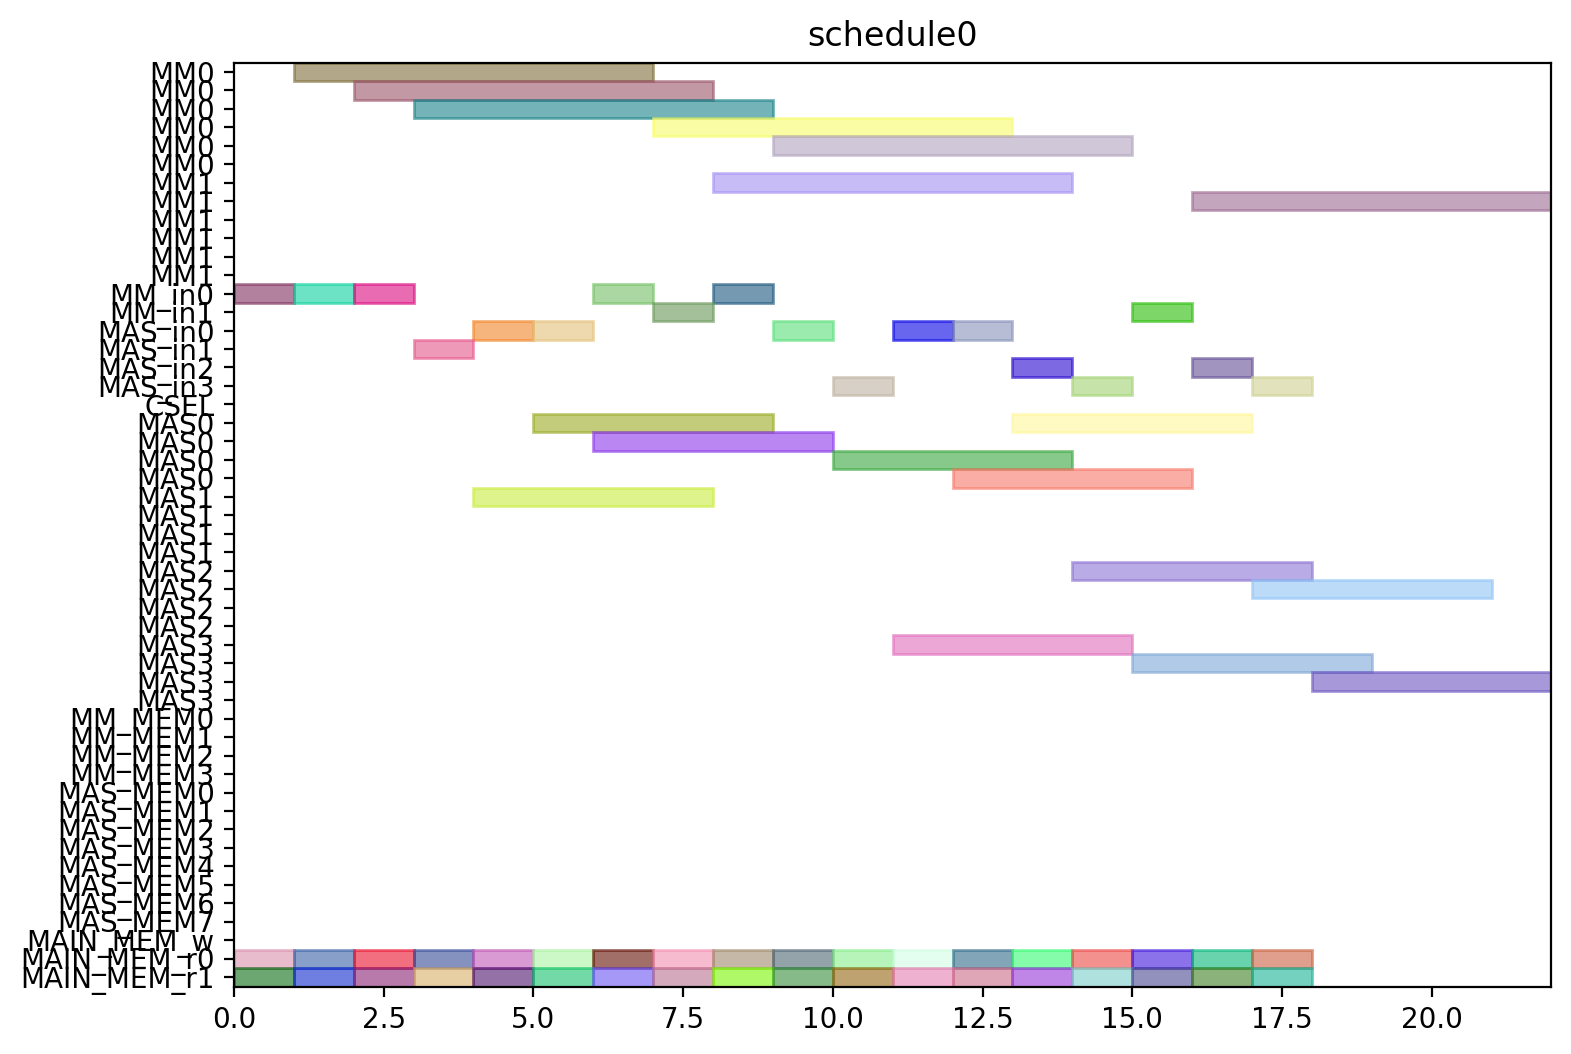

This figure's Python source:
from pyschedule import Scenario, solvers, plotters, alt


def solve():
	horizon = 120
	S = Scenario("schedule0", horizon=horizon)

	# resource
	MM = S.Resources('MM', num=2, size=6)
	MM_in = S.Resources('MM_in', num=2)
	MAS_in = S.Resources('MAS_in', num=4)
	CSEL = S.Resource('CSEL')
	MAS = S.Resources('MAS', num=4, size=4, periods=range(1, horizon))
	MM_MEM = S.Resources('MM_MEM', num=4)
	MAS_MEM = S.Resources('MAS_MEM', num=8)
	MAIN_MEM_w = S.Resource('MAIN_MEM_w', size=1)
	MAIN_MEM_r = S.Resources('MAIN_MEM_r', num=2)

	# result of previous scheduling

	# new tasks
	t0_t0 = S.Task('t0_t0', length=4, delay_cost=1)
	t0_t0 += alt(MAS)
	t0_t0_in = S.Task('t0_t0_in', length=1, delay_cost=1)
	t0_t0_in += alt(MAS_in)
	S += t0_t0_in*MAS_in[0]<=t0_t0*MAS[0]

	S += t0_t0_in*MAS_in[1]<=t0_t0*MAS[1]

	S += t0_t0_in*MAS_in[2]<=t0_t0*MAS[2]

	S += t0_t0_in*MAS_in[3]<=t0_t0*MAS[3]

	t0_t0_mem0 = S.Task('t0_t0_mem0', length=1, delay_cost=1)
	t0_t0_mem0 += MAIN_MEM_r[0]
	S += t0_t0_mem0 <= t0_t0

	t0_t0_mem1 = S.Task('t0_t0_mem1', length=1, delay_cost=1)
	t0_t0_mem1 += MAIN_MEM_r[1]
	S += t0_t0_mem1 <= t0_t0

	t0_t1 = S.Task('t0_t1', length=4, delay_cost=1)
	t0_t1 += alt(MAS)
	t0_t1_in = S.Task('t0_t1_in', length=1, delay_cost=1)
	t0_t1_in += alt(MAS_in)
	S += t0_t1_in*MAS_in[0]<=t0_t1*MAS[0]

	S += t0_t1_in*MAS_in[1]<=t0_t1*MAS[1]

	S += t0_t1_in*MAS_in[2]<=t0_t1*MAS[2]

	S += t0_t1_in*MAS_in[3]<=t0_t1*MAS[3]

	t0_t1_mem0 = S.Task('t0_t1_mem0', length=1, delay_cost=1)
	t0_t1_mem0 += MAIN_MEM_r[0]
	S += t0_t1_mem0 <= t0_t1

	t0_t1_mem1 = S.Task('t0_t1_mem1', length=1, delay_cost=1)
	t0_t1_mem1 += MAIN_MEM_r[1]
	S += t0_t1_mem1 <= t0_t1

	t0_t3 = S.Task('t0_t3', length=6, delay_cost=1)
	t0_t3 += alt(MM)
	t0_t3_in = S.Task('t0_t3_in', length=1, delay_cost=1)
	t0_t3_in += alt(MM_in)
	S += t0_t3_in*MM_in[0]<=t0_t3*MM[0]
	S += t0_t3_in*MM_in[1]<=t0_t3*MM[1]
	t0_t3_mem0 = S.Task('t0_t3_mem0', length=1, delay_cost=1)
	t0_t3_mem0 += MAIN_MEM_r[0]
	S += t0_t3_mem0 <= t0_t3

	t0_t3_mem1 = S.Task('t0_t3_mem1', length=1, delay_cost=1)
	t0_t3_mem1 += MAIN_MEM_r[1]
	S += t0_t3_mem1 <= t0_t3

	t1_t0 = S.Task('t1_t0', length=4, delay_cost=1)
	t1_t0 += alt(MAS)
	t1_t0_in = S.Task('t1_t0_in', length=1, delay_cost=1)
	t1_t0_in += alt(MAS_in)
	S += t1_t0_in*MAS_in[0]<=t1_t0*MAS[0]

	S += t1_t0_in*MAS_in[1]<=t1_t0*MAS[1]

	S += t1_t0_in*MAS_in[2]<=t1_t0*MAS[2]

	S += t1_t0_in*MAS_in[3]<=t1_t0*MAS[3]

	t1_t0_mem0 = S.Task('t1_t0_mem0', length=1, delay_cost=1)
	t1_t0_mem0 += MAIN_MEM_r[0]
	S += t1_t0_mem0 <= t1_t0

	t1_t0_mem1 = S.Task('t1_t0_mem1', length=1, delay_cost=1)
	t1_t0_mem1 += MAIN_MEM_r[1]
	S += t1_t0_mem1 <= t1_t0

	t1_t1 = S.Task('t1_t1', length=4, delay_cost=1)
	t1_t1 += alt(MAS)
	t1_t1_in = S.Task('t1_t1_in', length=1, delay_cost=1)
	t1_t1_in += alt(MAS_in)
	S += t1_t1_in*MAS_in[0]<=t1_t1*MAS[0]

	S += t1_t1_in*MAS_in[1]<=t1_t1*MAS[1]

	S += t1_t1_in*MAS_in[2]<=t1_t1*MAS[2]

	S += t1_t1_in*MAS_in[3]<=t1_t1*MAS[3]

	t1_t1_mem0 = S.Task('t1_t1_mem0', length=1, delay_cost=1)
	t1_t1_mem0 += MAIN_MEM_r[0]
	S += t1_t1_mem0 <= t1_t1

	t1_t1_mem1 = S.Task('t1_t1_mem1', length=1, delay_cost=1)
	t1_t1_mem1 += MAIN_MEM_r[1]
	S += t1_t1_mem1 <= t1_t1

	t1_t3 = S.Task('t1_t3', length=6, delay_cost=1)
	t1_t3 += alt(MM)
	t1_t3_in = S.Task('t1_t3_in', length=1, delay_cost=1)
	t1_t3_in += alt(MM_in)
	S += t1_t3_in*MM_in[0]<=t1_t3*MM[0]
	S += t1_t3_in*MM_in[1]<=t1_t3*MM[1]
	t1_t3_mem0 = S.Task('t1_t3_mem0', length=1, delay_cost=1)
	t1_t3_mem0 += MAIN_MEM_r[0]
	S += t1_t3_mem0 <= t1_t3

	t1_t3_mem1 = S.Task('t1_t3_mem1', length=1, delay_cost=1)
	t1_t3_mem1 += MAIN_MEM_r[1]
	S += t1_t3_mem1 <= t1_t3

	t2_t2 = S.Task('t2_t2', length=4, delay_cost=1)
	t2_t2 += alt(MAS)
	t2_t2_in = S.Task('t2_t2_in', length=1, delay_cost=1)
	t2_t2_in += alt(MAS_in)
	S += t2_t2_in*MAS_in[0]<=t2_t2*MAS[0]

	S += t2_t2_in*MAS_in[1]<=t2_t2*MAS[1]

	S += t2_t2_in*MAS_in[2]<=t2_t2*MAS[2]

	S += t2_t2_in*MAS_in[3]<=t2_t2*MAS[3]

	t2_t2_mem0 = S.Task('t2_t2_mem0', length=1, delay_cost=1)
	t2_t2_mem0 += MAIN_MEM_r[0]
	S += t2_t2_mem0 <= t2_t2

	t2_t2_mem1 = S.Task('t2_t2_mem1', length=1, delay_cost=1)
	t2_t2_mem1 += MAIN_MEM_r[1]
	S += t2_t2_mem1 <= t2_t2

	t5_t0 = S.Task('t5_t0', length=6, delay_cost=1)
	t5_t0 += alt(MM)
	t5_t0_in = S.Task('t5_t0_in', length=1, delay_cost=1)
	t5_t0_in += alt(MM_in)
	S += t5_t0_in*MM_in[0]<=t5_t0*MM[0]
	S += t5_t0_in*MM_in[1]<=t5_t0*MM[1]
	t5_t0_mem0 = S.Task('t5_t0_mem0', length=1, delay_cost=1)
	t5_t0_mem0 += MAIN_MEM_r[0]
	S += t5_t0_mem0 <= t5_t0

	t5_t0_mem1 = S.Task('t5_t0_mem1', length=1, delay_cost=1)
	t5_t0_mem1 += MAIN_MEM_r[1]
	S += t5_t0_mem1 <= t5_t0

	t5_t1 = S.Task('t5_t1', length=6, delay_cost=1)
	t5_t1 += alt(MM)
	t5_t1_in = S.Task('t5_t1_in', length=1, delay_cost=1)
	t5_t1_in += alt(MM_in)
	S += t5_t1_in*MM_in[0]<=t5_t1*MM[0]
	S += t5_t1_in*MM_in[1]<=t5_t1*MM[1]
	t5_t1_mem0 = S.Task('t5_t1_mem0', length=1, delay_cost=1)
	t5_t1_mem0 += MAIN_MEM_r[0]
	S += t5_t1_mem0 <= t5_t1

	t5_t1_mem1 = S.Task('t5_t1_mem1', length=1, delay_cost=1)
	t5_t1_mem1 += MAIN_MEM_r[1]
	S += t5_t1_mem1 <= t5_t1

	t5_t2 = S.Task('t5_t2', length=4, delay_cost=1)
	t5_t2 += alt(MAS)
	t5_t2_in = S.Task('t5_t2_in', length=1, delay_cost=1)
	t5_t2_in += alt(MAS_in)
	S += t5_t2_in*MAS_in[0]<=t5_t2*MAS[0]

	S += t5_t2_in*MAS_in[1]<=t5_t2*MAS[1]

	S += t5_t2_in*MAS_in[2]<=t5_t2*MAS[2]

	S += t5_t2_in*MAS_in[3]<=t5_t2*MAS[3]

	t5_t2_mem0 = S.Task('t5_t2_mem0', length=1, delay_cost=1)
	t5_t2_mem0 += MAIN_MEM_r[0]
	S += t5_t2_mem0 <= t5_t2

	t5_t2_mem1 = S.Task('t5_t2_mem1', length=1, delay_cost=1)
	t5_t2_mem1 += MAIN_MEM_r[1]
	S += t5_t2_mem1 <= t5_t2

	t5_t3 = S.Task('t5_t3', length=4, delay_cost=1)
	t5_t3 += alt(MAS)
	t5_t3_in = S.Task('t5_t3_in', length=1, delay_cost=1)
	t5_t3_in += alt(MAS_in)
	S += t5_t3_in*MAS_in[0]<=t5_t3*MAS[0]

	S += t5_t3_in*MAS_in[1]<=t5_t3*MAS[1]

	S += t5_t3_in*MAS_in[2]<=t5_t3*MAS[2]

	S += t5_t3_in*MAS_in[3]<=t5_t3*MAS[3]

	t5_t3_mem0 = S.Task('t5_t3_mem0', length=1, delay_cost=1)
	t5_t3_mem0 += MAIN_MEM_r[0]
	S += t5_t3_mem0 <= t5_t3

	t5_t3_mem1 = S.Task('t5_t3_mem1', length=1, delay_cost=1)
	t5_t3_mem1 += MAIN_MEM_r[1]
	S += t5_t3_mem1 <= t5_t3

	t7_t0 = S.Task('t7_t0', length=4, delay_cost=1)
	t7_t0 += alt(MAS)
	t7_t0_in = S.Task('t7_t0_in', length=1, delay_cost=1)
	t7_t0_in += alt(MAS_in)
	S += t7_t0_in*MAS_in[0]<=t7_t0*MAS[0]

	S += t7_t0_in*MAS_in[1]<=t7_t0*MAS[1]

	S += t7_t0_in*MAS_in[2]<=t7_t0*MAS[2]

	S += t7_t0_in*MAS_in[3]<=t7_t0*MAS[3]

	t7_t0_mem0 = S.Task('t7_t0_mem0', length=1, delay_cost=1)
	t7_t0_mem0 += MAIN_MEM_r[0]
	S += t7_t0_mem0 <= t7_t0

	t7_t0_mem1 = S.Task('t7_t0_mem1', length=1, delay_cost=1)
	t7_t0_mem1 += MAIN_MEM_r[1]
	S += t7_t0_mem1 <= t7_t0

	t7_t1 = S.Task('t7_t1', length=4, delay_cost=1)
	t7_t1 += alt(MAS)
	t7_t1_in = S.Task('t7_t1_in', length=1, delay_cost=1)
	t7_t1_in += alt(MAS_in)
	S += t7_t1_in*MAS_in[0]<=t7_t1*MAS[0]

	S += t7_t1_in*MAS_in[1]<=t7_t1*MAS[1]

	S += t7_t1_in*MAS_in[2]<=t7_t1*MAS[2]

	S += t7_t1_in*MAS_in[3]<=t7_t1*MAS[3]

	t7_t1_mem0 = S.Task('t7_t1_mem0', length=1, delay_cost=1)
	t7_t1_mem0 += MAIN_MEM_r[0]
	S += t7_t1_mem0 <= t7_t1

	t7_t1_mem1 = S.Task('t7_t1_mem1', length=1, delay_cost=1)
	t7_t1_mem1 += MAIN_MEM_r[1]
	S += t7_t1_mem1 <= t7_t1

	t7_t3 = S.Task('t7_t3', length=6, delay_cost=1)
	t7_t3 += alt(MM)
	t7_t3_in = S.Task('t7_t3_in', length=1, delay_cost=1)
	t7_t3_in += alt(MM_in)
	S += t7_t3_in*MM_in[0]<=t7_t3*MM[0]
	S += t7_t3_in*MM_in[1]<=t7_t3*MM[1]
	t7_t3_mem0 = S.Task('t7_t3_mem0', length=1, delay_cost=1)
	t7_t3_mem0 += MAIN_MEM_r[0]
	S += t7_t3_mem0 <= t7_t3

	t7_t3_mem1 = S.Task('t7_t3_mem1', length=1, delay_cost=1)
	t7_t3_mem1 += MAIN_MEM_r[1]
	S += t7_t3_mem1 <= t7_t3

	t10_t0 = S.Task('t10_t0', length=6, delay_cost=1)
	t10_t0 += alt(MM)
	t10_t0_in = S.Task('t10_t0_in', length=1, delay_cost=1)
	t10_t0_in += alt(MM_in)
	S += t10_t0_in*MM_in[0]<=t10_t0*MM[0]
	S += t10_t0_in*MM_in[1]<=t10_t0*MM[1]
	t10_t0_mem0 = S.Task('t10_t0_mem0', length=1, delay_cost=1)
	t10_t0_mem0 += MAIN_MEM_r[0]
	S += t10_t0_mem0 <= t10_t0

	t10_t0_mem1 = S.Task('t10_t0_mem1', length=1, delay_cost=1)
	t10_t0_mem1 += MAIN_MEM_r[1]
	S += t10_t0_mem1 <= t10_t0

	t10_t1 = S.Task('t10_t1', length=6, delay_cost=1)
	t10_t1 += alt(MM)
	t10_t1_in = S.Task('t10_t1_in', length=1, delay_cost=1)
	t10_t1_in += alt(MM_in)
	S += t10_t1_in*MM_in[0]<=t10_t1*MM[0]
	S += t10_t1_in*MM_in[1]<=t10_t1*MM[1]
	t10_t1_mem0 = S.Task('t10_t1_mem0', length=1, delay_cost=1)
	t10_t1_mem0 += MAIN_MEM_r[0]
	S += t10_t1_mem0 <= t10_t1

	t10_t1_mem1 = S.Task('t10_t1_mem1', length=1, delay_cost=1)
	t10_t1_mem1 += MAIN_MEM_r[1]
	S += t10_t1_mem1 <= t10_t1

	t10_t2 = S.Task('t10_t2', length=4, delay_cost=1)
	t10_t2 += alt(MAS)
	t10_t2_in = S.Task('t10_t2_in', length=1, delay_cost=1)
	t10_t2_in += alt(MAS_in)
	S += t10_t2_in*MAS_in[0]<=t10_t2*MAS[0]

	S += t10_t2_in*MAS_in[1]<=t10_t2*MAS[1]

	S += t10_t2_in*MAS_in[2]<=t10_t2*MAS[2]

	S += t10_t2_in*MAS_in[3]<=t10_t2*MAS[3]

	t10_t2_mem0 = S.Task('t10_t2_mem0', length=1, delay_cost=1)
	t10_t2_mem0 += MAIN_MEM_r[0]
	S += t10_t2_mem0 <= t10_t2

	t10_t2_mem1 = S.Task('t10_t2_mem1', length=1, delay_cost=1)
	t10_t2_mem1 += MAIN_MEM_r[1]
	S += t10_t2_mem1 <= t10_t2

	t10_t3 = S.Task('t10_t3', length=4, delay_cost=1)
	t10_t3 += alt(MAS)
	t10_t3_in = S.Task('t10_t3_in', length=1, delay_cost=1)
	t10_t3_in += alt(MAS_in)
	S += t10_t3_in*MAS_in[0]<=t10_t3*MAS[0]

	S += t10_t3_in*MAS_in[1]<=t10_t3*MAS[1]

	S += t10_t3_in*MAS_in[2]<=t10_t3*MAS[2]

	S += t10_t3_in*MAS_in[3]<=t10_t3*MAS[3]

	t10_t3_mem0 = S.Task('t10_t3_mem0', length=1, delay_cost=1)
	t10_t3_mem0 += MAIN_MEM_r[0]
	S += t10_t3_mem0 <= t10_t3

	t10_t3_mem1 = S.Task('t10_t3_mem1', length=1, delay_cost=1)
	t10_t3_mem1 += MAIN_MEM_r[1]
	S += t10_t3_mem1 <= t10_t3

	solvers.mip.solve(S,msg=1,kind='CPLEX',ratio_gap=1.01)

	solution = [['hoge']*len(S.solution()[1]) for i in range(len(S.solution()))]
	for i in range(len(S.solution())):
		for j in range(len(S.solution()[i])):
			solution[i][j]=str(S.solution()[i][j])
	print(solution)

	cycles = int(solution[-1][3])

	pic_file_name = "/mnt/rose/usr1/fukuda/ABE/multiRAM_multiMAS_16mux/scheduling_result/stage6MM2_stage4MAS4/EP2_DBL_w_EVAL/schedule0.png"
	if(S.solution() != []):
		plotters.matplotlib.plot(S,img_filename=pic_file_name, show_task_labels=False, fig_size=(cycles*0.25+3, 6))

	return solution
